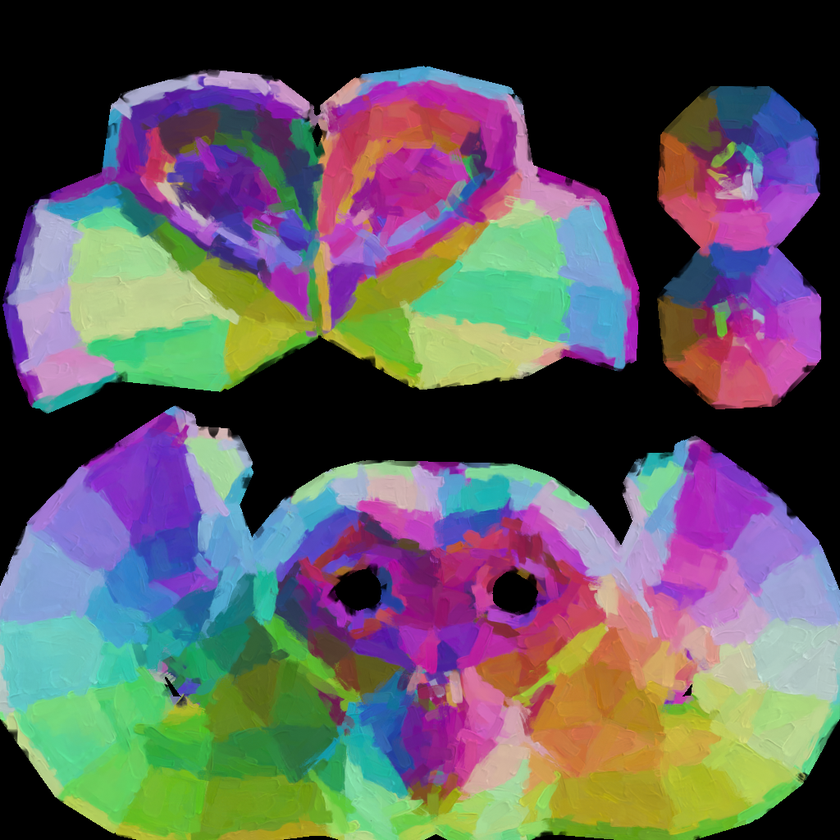
#> input picture masked.png, 840 x 840 px, shrunk from 1024 x 1024 before the run
$ python testing.py
#> lines starting #> are read from the running program, lines starting #| are printed output that depends on the picture
import cv2
import numpy as np
from blend_modes import soft_light

def apply_soft_light_blend(masked_path, colors_path, output_path):
    # Read the masked image and convert to grayscale
#> called with masked_path = 'masked.png', colors_path = 'colors.png', output_path = 'output1.png'
    masked_img = cv2.imread(masked_path, cv2.IMREAD_GRAYSCALE)
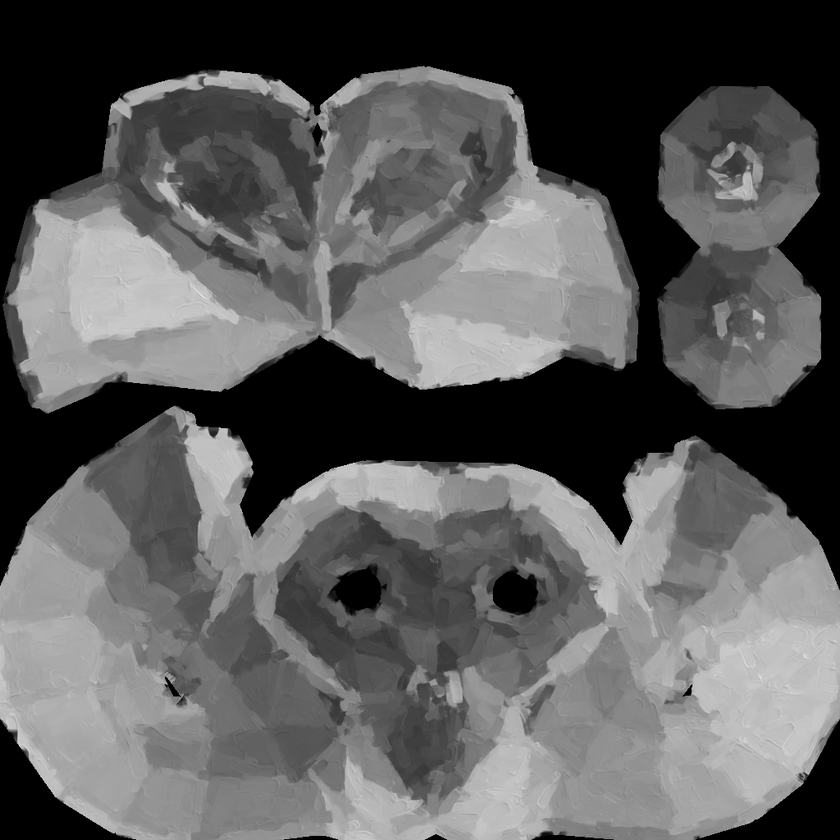
#> masked_img: shape (840, 840); min 0, max 227, mean 91.8
    if masked_img is None:
        raise ValueError(f"Could not open or find the image {masked_path}")

    # Convert grayscale image to 4 channels (RGBA) where R=G=B and A=255
    masked_img_rgba = cv2.cvtColor(masked_img, cv2.COLOR_GRAY2RGBA)

    masked_img_float = masked_img_rgba.astype(float)  # Convert to float for blending

    # Read the colors image
    colors_img = cv2.imread(colors_path, cv2.IMREAD_UNCHANGED)
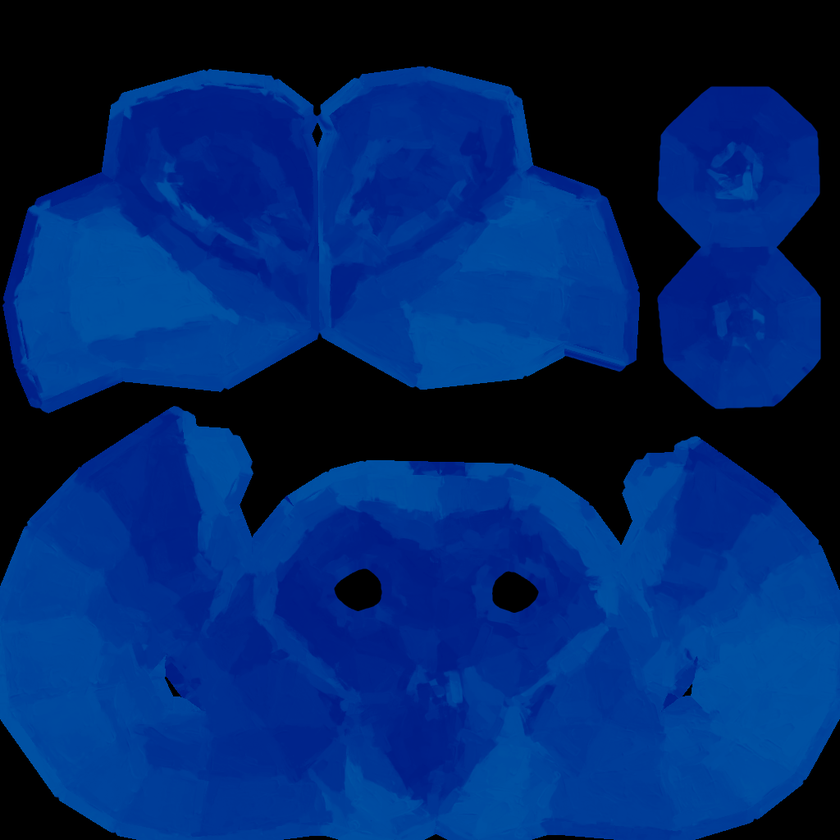
#> input picture colors.png, 840 x 840 px, shrunk from 1024 x 1024 before the run
#> colors_img is the input picture: shape (840, 840, 4); mean B, G, R, A 105.3, 38.7, 0, 255
    if colors_img is None:
        raise ValueError(f"Could not open or find the image {colors_path}")
    if colors_img.shape[2] < 4:
        colors_img = cv2.cvtColor(colors_img, cv2.COLOR_RGB2RGBA)

    # Convert RGB to HSV, maximize saturation, then convert back to RGBA
    colors_img_hsv = cv2.cvtColor(colors_img, cv2.COLOR_RGBA2RGB)
    colors_img_hsv = cv2.cvtColor(colors_img_hsv, cv2.COLOR_RGB2HSV)
#> colors_img_hsv: shape (840, 840, 3); mean H, S, V 7.8, 182.6, 105.3
    colors_img_hsv[:, :, 1] = 255  # Set saturation to maximum
#> colors_img_hsv: shape (840, 840, 3); mean H, S, V 7.8, 255, 105.3
    colors_img_rgb = cv2.cvtColor(colors_img_hsv, cv2.COLOR_HSV2RGB)
    colors_img_rgba = cv2.cvtColor(colors_img_rgb, cv2.COLOR_RGB2RGBA)

    colors_img_float = colors_img_rgba.astype(float)  # Convert to float for blending

    # Apply soft_light blend mode with 100% opacity
    blended_img_float = soft_light(colors_img_float, masked_img_float, opacity=0.6)

    # Convert the blended image back to uint8
    blended_img_uint8 = blended_img_float.astype(np.uint8)

    # Save the result
    cv2.imwrite(output_path, blended_img_uint8)
    print(f"Blended image saved to {output_path}")

# Usage
apply_soft_light_blend('masked.png', 'colors.png', 'output1.png')
#> (the call stopped at in apply_soft_light_blend, `blended_img_float = soft_light(colors_img_float, masked_img_float, opa..`: blend_modes is not available in this run)
